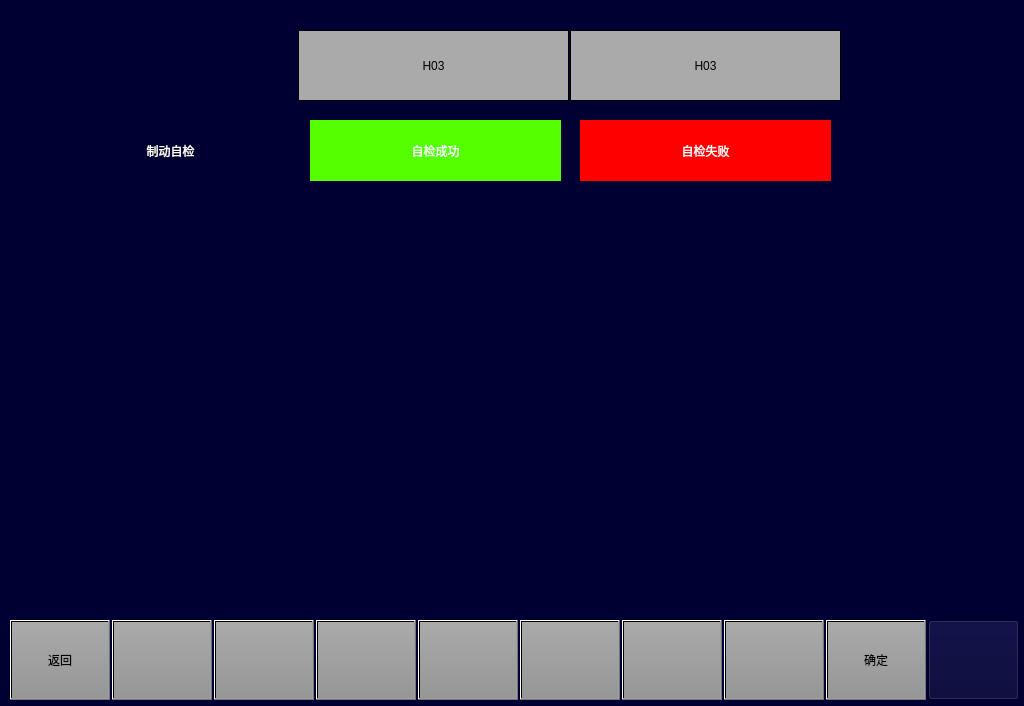
<?xml version="1.0" encoding="UTF-8"?>
<ui version="4.0">
 <class>VehicleSetBrakeTestPage</class>
 <widget class="QWidget" name="VehicleSetBrakeTestPage">
  <property name="geometry">
   <rect>
    <x>0</x>
    <y>0</y>
    <width>1024</width>
    <height>706</height>
   </rect>
  </property>
  <property name="windowTitle">
   <string>Form</string>
  </property>
  <property name="styleSheet">
   <string notr="true">background-color: rgb(0, 0, 50);</string>
  </property>
  <widget class="QPushButton" name="BTN5">
   <property name="geometry">
    <rect>
     <x>418</x>
     <y>620</y>
     <width>100</width>
     <height>80</height>
    </rect>
   </property>
   <property name="focusPolicy">
    <enum>Qt::NoFocus</enum>
   </property>
   <property name="styleSheet">
    <string notr="true">	font: 20px, &quot;微软雅黑&quot;;
    color: black;
	transparent;background:qlineargradient(spread:pad,x1:0,y1:0,x2:0,y2:1,stop:0 rgba(170,170,170,255),stop:1 rgba(150,150,150,255));
</string>
   </property>
   <property name="text">
    <string/>
   </property>
  </widget>
  <widget class="QPushButton" name="BTN2">
   <property name="geometry">
    <rect>
     <x>112</x>
     <y>620</y>
     <width>100</width>
     <height>80</height>
    </rect>
   </property>
   <property name="focusPolicy">
    <enum>Qt::NoFocus</enum>
   </property>
   <property name="styleSheet">
    <string notr="true">font: 20px, &quot;微软雅黑&quot;;color: black;transparent;background:qlineargradient(spread:pad,x1:0,y1:0,x2:0,y2:1,stop:0 rgba(170,170,170,255),stop:1 rgba(150,150,150,255));</string>
   </property>
   <property name="text">
    <string/>
   </property>
  </widget>
  <widget class="QPushButton" name="BTN6">
   <property name="geometry">
    <rect>
     <x>520</x>
     <y>620</y>
     <width>100</width>
     <height>80</height>
    </rect>
   </property>
   <property name="focusPolicy">
    <enum>Qt::NoFocus</enum>
   </property>
   <property name="styleSheet">
    <string notr="true">	font: 20px, &quot;微软雅黑&quot;;
    color: black;
	transparent;background:qlineargradient(spread:pad,x1:0,y1:0,x2:0,y2:1,stop:0 rgba(170,170,170,255),stop:1 rgba(150,150,150,255));
</string>
   </property>
   <property name="text">
    <string/>
   </property>
  </widget>
  <widget class="QPushButton" name="BTNHome">
   <property name="geometry">
    <rect>
     <x>928</x>
     <y>620</y>
     <width>91</width>
     <height>80</height>
    </rect>
   </property>
   <property name="focusPolicy">
    <enum>Qt::NoFocus</enum>
   </property>
   <property name="styleSheet">
    <string notr="true">border-image: url(:/images/image/Home.png);</string>
   </property>
   <property name="text">
    <string/>
   </property>
  </widget>
  <widget class="QPushButton" name="BTN4">
   <property name="geometry">
    <rect>
     <x>316</x>
     <y>620</y>
     <width>100</width>
     <height>80</height>
    </rect>
   </property>
   <property name="focusPolicy">
    <enum>Qt::NoFocus</enum>
   </property>
   <property name="styleSheet">
    <string notr="true">	font: 20px, &quot;微软雅黑&quot;;
    color: black;
	transparent;background:qlineargradient(spread:pad,x1:0,y1:0,x2:0,y2:1,stop:0 rgba(170,170,170,255),stop:1 rgba(150,150,150,255));
</string>
   </property>
   <property name="text">
    <string/>
   </property>
  </widget>
  <widget class="QPushButton" name="BTN8">
   <property name="geometry">
    <rect>
     <x>724</x>
     <y>620</y>
     <width>100</width>
     <height>80</height>
    </rect>
   </property>
   <property name="focusPolicy">
    <enum>Qt::NoFocus</enum>
   </property>
   <property name="styleSheet">
    <string notr="true">	font: 20px, &quot;微软雅黑&quot;;
    color: black;
	transparent;background:qlineargradient(spread:pad,x1:0,y1:0,x2:0,y2:1,stop:0 rgba(170,170,170,255),stop:1 rgba(150,150,150,255));
</string>
   </property>
   <property name="text">
    <string/>
   </property>
  </widget>
  <widget class="QPushButton" name="BTN1">
   <property name="geometry">
    <rect>
     <x>10</x>
     <y>620</y>
     <width>100</width>
     <height>80</height>
    </rect>
   </property>
   <property name="focusPolicy">
    <enum>Qt::NoFocus</enum>
   </property>
   <property name="styleSheet">
    <string notr="true">font: 20px, &quot;微软雅黑&quot;;color: black;transparent;background:qlineargradient(spread:pad,x1:0,y1:0,x2:0,y2:1,stop:0 rgba(170,170,170,255),stop:1 rgba(150,150,150,255));</string>
   </property>
   <property name="text">
    <string>返回</string>
   </property>
  </widget>
  <widget class="QPushButton" name="BTN9">
   <property name="geometry">
    <rect>
     <x>826</x>
     <y>620</y>
     <width>100</width>
     <height>80</height>
    </rect>
   </property>
   <property name="focusPolicy">
    <enum>Qt::NoFocus</enum>
   </property>
   <property name="styleSheet">
    <string notr="true">	font: 20px, &quot;微软雅黑&quot;;
    color: black;
	transparent;background:qlineargradient(spread:pad,x1:0,y1:0,x2:0,y2:1,stop:0 rgba(170,170,170,255),stop:1 rgba(150,150,150,255));
</string>
   </property>
   <property name="text">
    <string>确定</string>
   </property>
  </widget>
  <widget class="QPushButton" name="BTN3">
   <property name="geometry">
    <rect>
     <x>214</x>
     <y>620</y>
     <width>100</width>
     <height>80</height>
    </rect>
   </property>
   <property name="focusPolicy">
    <enum>Qt::NoFocus</enum>
   </property>
   <property name="styleSheet">
    <string notr="true">	font: 20px, &quot;微软雅黑&quot;;
    color: black;
	transparent;background:qlineargradient(spread:pad,x1:0,y1:0,x2:0,y2:1,stop:0 rgba(170,170,170,255),stop:1 rgba(150,150,150,255));
</string>
   </property>
   <property name="text">
    <string/>
   </property>
  </widget>
  <widget class="QPushButton" name="BTN7">
   <property name="geometry">
    <rect>
     <x>622</x>
     <y>620</y>
     <width>100</width>
     <height>80</height>
    </rect>
   </property>
   <property name="focusPolicy">
    <enum>Qt::NoFocus</enum>
   </property>
   <property name="styleSheet">
    <string notr="true">	font: 20px, &quot;微软雅黑&quot;;
    color: black;
	transparent;background:qlineargradient(spread:pad,x1:0,y1:0,x2:0,y2:1,stop:0 rgba(170,170,170,255),stop:1 rgba(150,150,150,255));
</string>
   </property>
   <property name="text">
    <string/>
   </property>
  </widget>
  <widget class="QLabel" name="lbl_mode">
   <property name="geometry">
    <rect>
     <x>90</x>
     <y>130</y>
     <width>161</width>
     <height>41</height>
    </rect>
   </property>
   <property name="styleSheet">
    <string notr="true">color: rgb(255, 255, 255);
font:24px &quot;微软雅黑&quot;;</string>
   </property>
   <property name="text">
    <string>制动自检</string>
   </property>
   <property name="alignment">
    <set>Qt::AlignCenter</set>
   </property>
  </widget>
  <widget class="QLabel" name="LBLM1">
   <property name="geometry">
    <rect>
     <x>298</x>
     <y>30</y>
     <width>271</width>
     <height>71</height>
    </rect>
   </property>
   <property name="styleSheet">
    <string notr="true">background-color:rgb(170,170,170);
border:1px solid black;
font:20px &quot;微软雅黑&quot;;</string>
   </property>
   <property name="text">
    <string>H03</string>
   </property>
   <property name="alignment">
    <set>Qt::AlignCenter</set>
   </property>
  </widget>
  <widget class="QLabel" name="LBLM1_2">
   <property name="geometry">
    <rect>
     <x>570</x>
     <y>30</y>
     <width>271</width>
     <height>71</height>
    </rect>
   </property>
   <property name="styleSheet">
    <string notr="true">background-color:rgb(170,170,170);
border:1px solid black;
font:20px &quot;微软雅黑&quot;;</string>
   </property>
   <property name="text">
    <string>H03</string>
   </property>
   <property name="alignment">
    <set>Qt::AlignCenter</set>
   </property>
  </widget>
  <widget class="QLabel" name="label">
   <property name="geometry">
    <rect>
     <x>310</x>
     <y>120</y>
     <width>251</width>
     <height>61</height>
    </rect>
   </property>
   <property name="styleSheet">
    <string notr="true">color: rgb(255, 255, 255);
font:23px &quot;微软雅黑&quot;;
background-color: rgb(85, 255, 0);</string>
   </property>
   <property name="text">
    <string>自检成功</string>
   </property>
   <property name="alignment">
    <set>Qt::AlignCenter</set>
   </property>
  </widget>
  <widget class="QLabel" name="label_2">
   <property name="geometry">
    <rect>
     <x>580</x>
     <y>120</y>
     <width>251</width>
     <height>61</height>
    </rect>
   </property>
   <property name="styleSheet">
    <string notr="true">background-color: rgb(255, 0, 0);
color: rgb(255, 255, 255);
font:23px &quot;微软雅黑&quot;;</string>
   </property>
   <property name="text">
    <string>自检失败</string>
   </property>
   <property name="alignment">
    <set>Qt::AlignCenter</set>
   </property>
  </widget>
 </widget>
 <resources/>
 <connections/>
</ui>
